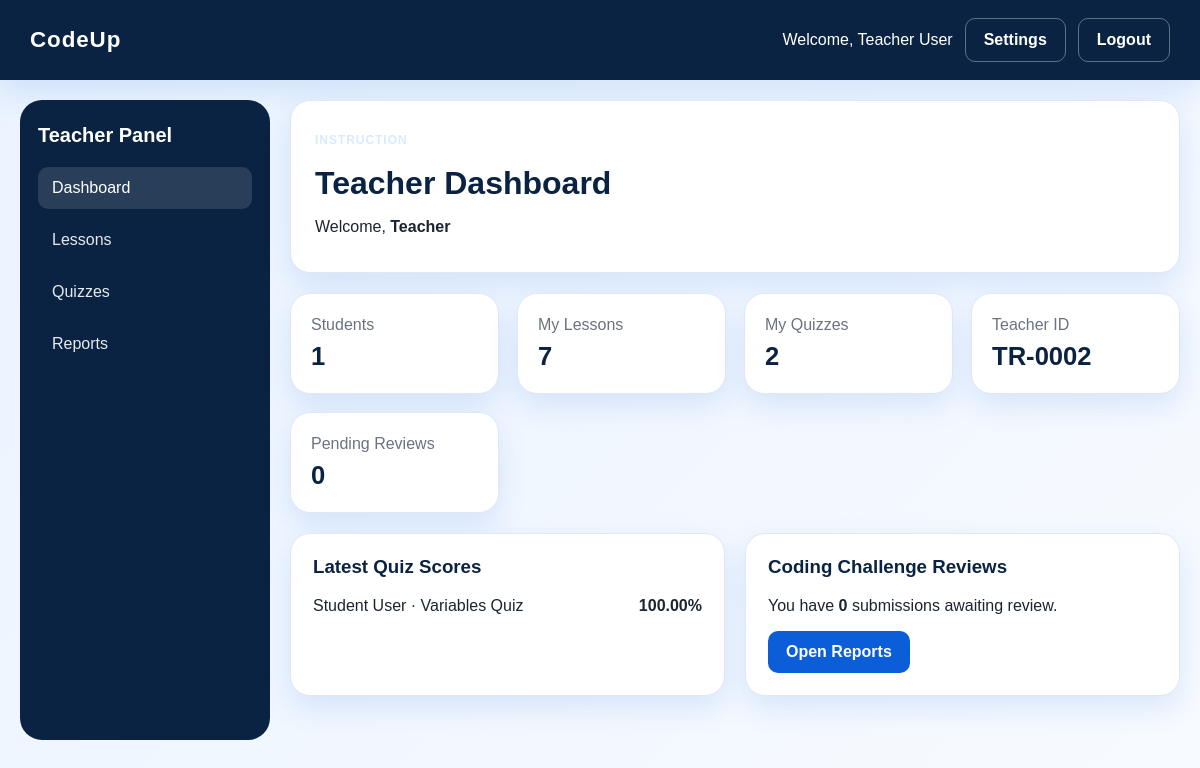
The page /teacher/dashboard.php (signed in) on the database its author committed.
### tables this page shows
CREATE TABLE users (
  id INT AUTO_INCREMENT PRIMARY KEY,
  name VARCHAR(150) NOT NULL,
  email VARCHAR(150) NOT NULL UNIQUE,
  password VARCHAR(255) NOT NULL,
  role ENUM('admin','teacher','student') NOT NULL,
  status ENUM('active','inactive') DEFAULT 'active',
  created_at TIMESTAMP DEFAULT CURRENT_TIMESTAMP
);

CREATE TABLE teachers (
  id INT AUTO_INCREMENT PRIMARY KEY,
  user_id INT NOT NULL,
  employee_id VARCHAR(50) DEFAULT NULL,
  specialization VARCHAR(100) DEFAULT 'Programming',
  bio TEXT,
  created_at TIMESTAMP DEFAULT CURRENT_TIMESTAMP,
  UNIQUE (user_id),
  FOREIGN KEY (user_id) REFERENCES users(id) ON DELETE CASCADE
);

CREATE TABLE scores (
  id INT AUTO_INCREMENT PRIMARY KEY,
  student_id INT NOT NULL,
  quiz_id INT NOT NULL,
  score INT NOT NULL,
  total_questions INT NOT NULL,
  percentage DECIMAL(5,2) NOT NULL,
  submitted_at TIMESTAMP DEFAULT CURRENT_TIMESTAMP,
  FOREIGN KEY (student_id) REFERENCES students(id) ON DELETE CASCADE,
  FOREIGN KEY (quiz_id) REFERENCES quizzes(id) ON DELETE CASCADE
);

CREATE TABLE quizzes (
  id INT AUTO_INCREMENT PRIMARY KEY,
  title VARCHAR(150) NOT NULL,
  lesson_id INT DEFAULT NULL,
  teacher_id INT DEFAULT NULL,
  created_at TIMESTAMP DEFAULT CURRENT_TIMESTAMP,
  FOREIGN KEY (lesson_id) REFERENCES lessons(id) ON DELETE SET NULL,
  FOREIGN KEY (teacher_id) REFERENCES teachers(id) ON DELETE SET NULL
);

### includes/config.php (called while the page is built, shortened)
<?php
$host = 'localhost';
$user = 'root';
$pass = '';
$dbname = 'codeup';
try {
    $conn = new mysqli($host, $user, $pass, $dbname);
    $conn->set_charset('utf8mb4');
} catch (mysqli_sql_exception $exception) {
    error_log('Database connection failed: ' . $exception->getMessage());
    http_response_code(500);
    exit('Database connection failed. Check that MySQL is running, the credentials are correct, and the codeup database has been imported.');
}
function db()
{
    global $conn;
    return $conn;
}
function isLoggedIn()
{
    return isset($_SESSION['user_id']);
}
function currentUser()
{
    $stmt = db()->prepare('SELECT * FROM users WHERE id = ? LIMIT 1');
    $stmt->bind_param('i', $_SESSION['user_id']);
    $stmt->execute();
    $result = $stmt->get_result();
    return $result->fetch_assoc();
}
function getTeacherData($userId)
{
    $stmt = db()->prepare('SELECT * FROM teachers WHERE user_id = ? LIMIT 1');
    $stmt->bind_param('i', $userId);
    $stmt->execute();
    $result = $stmt->get_result();
    return $result->fetch_assoc();
}

### teacher/dashboard.php (the view, shortened to what this page needs)
<?php
require __DIR__ . '/../includes/config.php';
$conn = db();
$userId = (int)($_SESSION['user_id'] ?? 0);
function teacherDashboardEscape($value): string
{
    return htmlspecialchars(
        (string)($value ?? ''),
        ENT_QUOTES,
        'UTF-8'
    );
}
try {
    $teacherData = getTeacherData($userId);
    $teacherId = (int)$teacherData['id'];
    $studentResult = $conn->query(
        "SELECT COUNT(*) AS total
         FROM users
         WHERE role = 'student'"
    );
    $studentCount = (int)$studentResult->fetch_assoc()['total'];
    $lessonStmt = $conn->prepare(
        "SELECT COUNT(*) AS total
         FROM lessons
         WHERE created_by = ?"
    );
    $lessonStmt->bind_param('i', $userId);
    $lessonStmt->execute();
    $lessonCount = (int)$lessonStmt
        ->get_result()
        ->fetch_assoc()['total'];
    $quizStmt = $conn->prepare(
        "SELECT COUNT(*) AS total
         FROM quizzes
         WHERE teacher_id IS NULL
            OR teacher_id = ?"
    );
    $quizStmt->bind_param('i', $teacherId);
    $quizStmt->execute();
    $quizCount = (int)$quizStmt
        ->get_result()
        ->fetch_assoc()['total'];
    $scoreStmt = $conn->prepare(
        "SELECT
            s.percentage,
            u.name,
            q.title AS quiz_title
         FROM scores AS s
         INNER JOIN quizzes AS q
            ON q.id = s.quiz_id
         INNER JOIN students AS st
            ON st.id = s.student_id
         INNER JOIN users AS u
            ON u.id = st.user_id
         WHERE q.teacher_id IS NULL
            OR q.teacher_id = ?
         ORDER BY s.submitted_at DESC
         LIMIT 5"
    );
    $scoreStmt->bind_param('i', $teacherId);
    $scoreStmt->execute();
    $recentScores = $scoreStmt->get_result();
    $pendingStmt = $conn->prepare(
        "SELECT COUNT(*) AS total
         FROM submissions AS s
         INNER JOIN coding_challenges AS c
            ON c.id = s.challenge_id
         WHERE c.teacher_id = ?
           AND s.status = 'Pending Review'"
    );
    $pendingStmt->bind_param('i', $teacherId);
    $pendingStmt->execute();
    $pendingReviews = (int)$pendingStmt
        ->get_result()
        ->fetch_assoc()['total'];
} catch (Throwable $e) {
    error_log('CodeUp teacher dashboard: ' . $e->getMessage());
    http_response_code(500);
    exit('Unable to load the teacher dashboard. Please check the database configuration and PHP error log.');
}
include __DIR__ . '/../includes/header.php';
?>
<div class="dashboard-page">
    <aside class="sidebar">
        <h3>Teacher Panel</h3>
        <nav>
            <a class="active" href="dashboard.php">Dashboard</a>
            <a href="lessons.php">Lessons</a>
            <a href="quizzes.php">Quizzes</a>
            <a href="reports.php">Reports</a>
        </nav>
    </aside>
    <main
        class="main-panel"
        data-live-dashboard="dashboard_data.php"
    >
        <div class="page-header">
            <div>
                <p class="eyebrow">Instruction</p>
                <h1>Teacher Dashboard</h1>
                <p>
                    Welcome,
                    <strong>
                        <?= teacherDashboardEscape(
                            $teacherData['name']
                                ?? $_SESSION['name']
                                ?? 'Teacher'
                        ); ?>
                    </strong>
                </p>
            </div>
        </div>
        <div class="stats-grid">
            <div class="metric-card">
                <span>Students</span>
                <strong data-live-value="students">
                    <?= $studentCount; ?>
                </strong>
            </div>
            <div class="metric-card">
                <span>My Lessons</span>
                <strong data-live-value="lessons">
                    <?= $lessonCount; ?>
                </strong>
            </div>
            <div class="metric-card">
                <span>My Quizzes</span>
                <strong data-live-value="quizzes">
                    <?= $quizCount; ?>
                </strong>
            </div>
            <div class="metric-card">
                <span>Teacher ID</span>
                <strong>
                    <?= teacherDashboardEscape(
                        $teacherData['employee_id'] ?? 'N/A'
                    ); ?>
                </strong>
            </div>
            <div class="metric-card">
                <span>Pending Reviews</span>
                <strong data-live-value="pending_reviews">
                    <?= $pendingReviews; ?>
                </strong>
            </div>
        </div>
        <div class="content-grid two-column">
            <div class="card">
                <h3>Latest Quiz Scores</h3>
                <ul
                    class="list-group"
                    data-live-list="recent_scores"
                >
                    <?php if ($recentScores->num_rows > 0): ?>
                        <?php while ($score = $recentScores->fetch_assoc()): ?>
                            <li>
                                <span>
                                    <?= teacherDashboardEscape(
                                        $score['name']
                                    ); ?>
                                    ·
                                    <?= teacherDashboardEscape(
                                        $score['quiz_title']
                                    ); ?>
                                </span>
                                <strong>
                                    <?= number_format(
                                        (float)$score['percentage'],
                                        2
                                    ); ?>%
                                </strong>
                            </li>
                        <?php endwhile; ?>
                    <?php else: ?>
                        <li class="empty-state">
                            No quiz scores available yet.
                        </li>
                    <?php endif; ?>
                </ul>
            </div>
            <div class="card">
                <h3>Coding Challenge Reviews</h3>
                <p>
                    You have
                    <strong data-live-value="pending_reviews">
                        <?= $pendingReviews; ?>
                    </strong>
                    submissions awaiting review.
                </p>
                <a class="btn btn-primary" href="reports.php">
                    Open Reports
                </a>
            </div>
        </div>
    </main>
</div>
<?php
include __DIR__ . '/../includes/footer.php';
?>

### includes/header.php (shortened to what this page needs)
<?php
require_once __DIR__ . '/config.php';
?>
<!DOCTYPE html>
<html lang="en">
<head>
    <link rel="stylesheet" href="<?= BASE_URL; ?>/assets/css/style.css">
</head>
<body>
    <?php if (isLoggedIn()): ?>
    <div class="topbar">
        <div class="brand-box">
            <strong>CodeUp</strong>
        </div>
        <div class="topbar-actions">
            <span>Welcome, <?= htmlspecialchars(currentUser()['name'] ?? 'User'); ?></span>
            <a href="<?= BASE_URL; ?>/settings.php" class="btn btn-outline">Settings</a>
            <a href="<?= BASE_URL; ?>/logout.php" class="btn btn-outline" data-logout-trigger>Logout</a>
        </div>
    </div>
    <?php endif; ?>
    <div class="page-shell">

### assets/css/style.css (style rules this page uses)
:root { --primary-blue: #0b5ed7; --primary-dark: #0a2342; --primary-soft: #edf4ff; --accent: #1d9bf0; --white: #ffffff; --text: #1b2430; --muted: #6b7280; --border: #dfe8f5; --success: #198754; --danger: #dc3545; --shadow: 0 12px 30px rgba(11, 94, 215, 0.12); }
* { box-sizing: border-box; }
body { margin: 0; font-family: Arial, sans-serif; background: linear-gradient(135deg, #eaf3ff 0%, #f8fbff 100%); color: var(--text); }
a { text-decoration: none; color: inherit; }
.page-shell { min-height: 100vh; padding: 20px; }
.topbar { display: flex; align-items: center; justify-content: space-between; background: var(--primary-dark); color: var(--white); padding: 18px 30px; box-shadow: var(--shadow); }
.brand-box { font-size: 1.4rem; letter-spacing: 0.04em; }
.topbar-actions { display: flex; align-items: center; gap: 12px; }
.btn { display: inline-flex; align-items: center; justify-content: center; border: none; border-radius: 10px; padding: 12px 18px; font-weight: 600; cursor: pointer; transition: 0.2s ease; }
.btn-primary { background: var(--primary-blue); color: var(--white); }
.btn-outline { background: transparent; border: 1px solid rgba(255,255,255,0.35); color: var(--white); }
.eyebrow { display: inline-block; letter-spacing: 0.08em; text-transform: uppercase; color: #d7ebff; font-size: 0.75rem; font-weight: bold; }
.feature-card, .card, .metric-card { background: var(--white); border: 1px solid var(--border); border-radius: 20px; box-shadow: var(--shadow); }
.dashboard-page { display: grid; grid-template-columns: 250px 1fr; gap: 20px; min-height: 80vh; }
.sidebar { background: var(--primary-dark); color: var(--white); padding: 24px 18px; border-radius: 22px; }
.sidebar h3 { margin-top: 0; margin-bottom: 20px; font-size: 1.25rem; }
.sidebar nav { display: flex; flex-direction: column; gap: 10px; }
.sidebar nav a { display: block; padding: 12px 14px; border-radius: 10px; color: var(--white); opacity: 0.9; }
.sidebar nav a.active, .sidebar nav a:hover { background: rgba(255,255,255,0.12); opacity: 1; }
.main-panel { display: flex; flex-direction: column; gap: 20px; }
.page-header { display: flex; justify-content: space-between; align-items: center; background: var(--white); border: 1px solid var(--border); border-radius: 20px; padding: 20px 24px; box-shadow: var(--shadow); }
.page-header h1 { margin: 6px 0 0; color: var(--primary-dark); }
.stats-grid { display: grid; grid-template-columns: repeat(4, minmax(150px, 1fr)); gap: 18px; }
.metric-card { padding: 22px 20px; }
.metric-card span { display: block; color: var(--muted); margin-bottom: 8px; }
.metric-card strong { font-size: clamp(1.6rem, 2vw, 2.2rem); color: var(--primary-dark); }
.content-grid { display: grid; gap: 20px; grid-template-columns: 1fr; }
.two-column { grid-template-columns: repeat(2, minmax(0, 1fr)); }
.card { padding: 22px; }
.card h3 { margin-top: 0; color: var(--primary-dark); }
.list-group { list-style: none; margin: 0; padding: 0; display: flex; flex-direction: column; gap: 12px; }
.list-group li { display: flex; justify-content: space-between; gap: 12px; border-bottom: 1px solid var(--border); padding-bottom: 10px; }
.list-group li:last-child { border-bottom: none; padding-bottom: 0; }

### rows shown on the page
users: name "Teacher User"
teachers: employee "TR-0002"
scores: users.name "Student User", quiz.title "Variables Quiz", percentage "100.00"

### other values the page prints
$studentCount "1"
$lessonCount "7"
$quizCount "2"
$pendingReviews "0"
